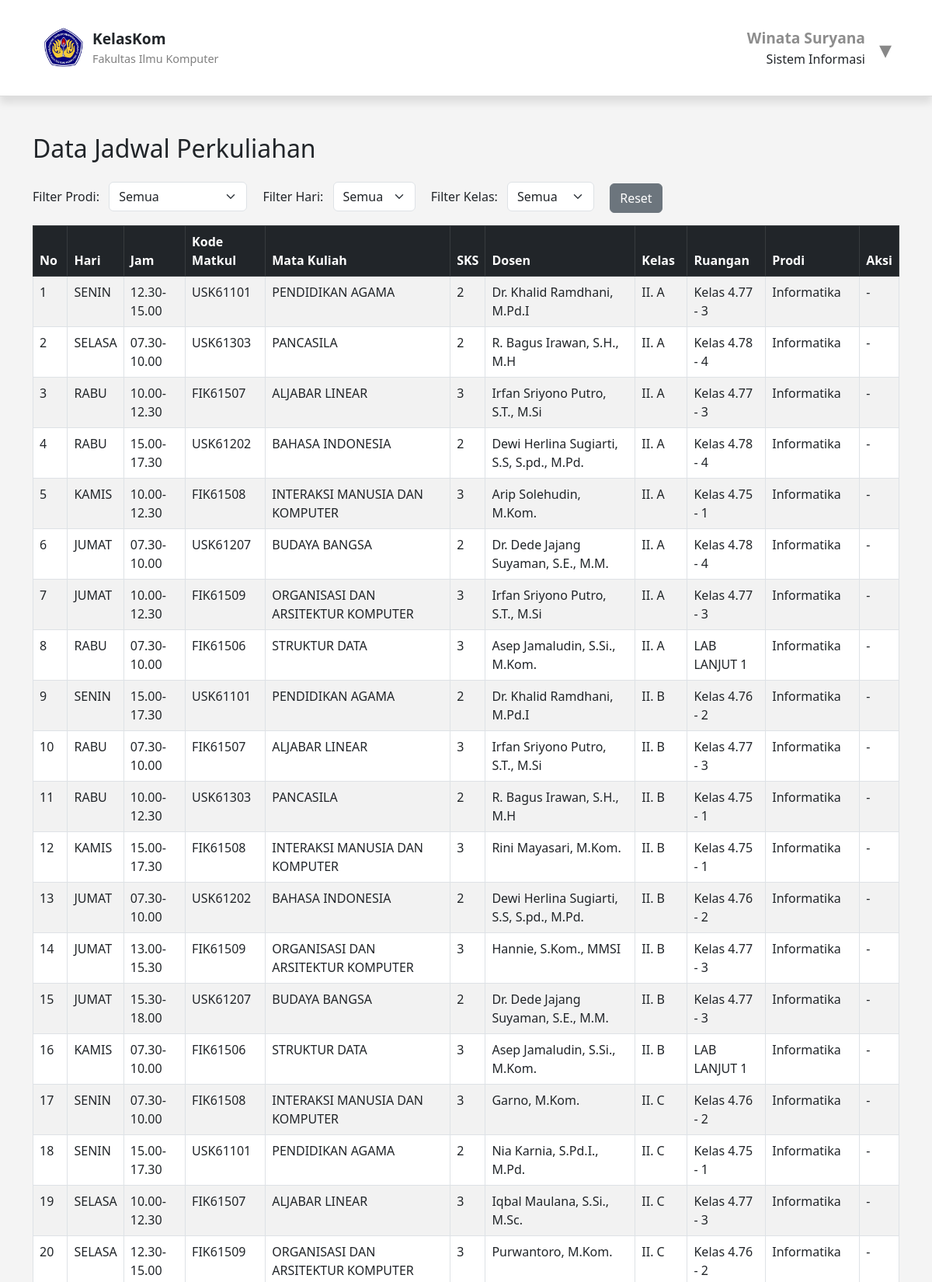
Page /KelasKom/PHP/TampilanJadwalKelas.php (signed in, upper part) on the committed database.
### tables this page shows
CREATE TABLE `dosmhs` (
  `id_dosmhs` int(11) NOT NULL,
  `username` varchar(50) NOT NULL,
  `prodi` varchar(50) NOT NULL,
  `password` varchar(100) NOT NULL
);

CREATE TABLE `jadwal_matkul` (
  `id` int(11) NOT NULL,
  `hari` varchar(20) NOT NULL,
  `jam` varchar(20) NOT NULL,
  `kode_matkul` varchar(20) NOT NULL,
  `mata_kuliah` varchar(100) NOT NULL,
  `sks` int(1) NOT NULL,
  `dosen` varchar(100) NOT NULL,
  `kelas` varchar(20) NOT NULL,
  `ruangan` varchar(20) NOT NULL,
  `prodi` varchar(20) NOT NULL
);

### KelasKom/PHP/TampilanJadwalKelas.php (the view, shortened to what this page needs)
<?php
include 'DbKelasKom.php';
$userType = '';
$userIdentifier = '';
if (isset($_SESSION['username'])) {
    $username = mysqli_real_escape_string($conn, $_SESSION['username']);
    $query_admin = mysqli_query($conn, "SELECT username FROM admin WHERE username = '$username'");
    if (mysqli_num_rows($query_admin) > 0) {
        $userType = 'Admin';
        $userIdentifier = $username;
    } else {
        $query_dosmhs = mysqli_query($conn, "SELECT username, prodi FROM dosmhs WHERE username = '$username'");
        if ($data = mysqli_fetch_assoc($query_dosmhs)) {
            $prodi = $data['prodi'];
            $query_dosen = mysqli_query($conn, "SELECT dosen FROM jadwal_matkul WHERE dosen = '$username'");
            if (mysqli_num_rows($query_dosen) > 0) {
                $userType = 'Dosen';
                $userIdentifier = $username;
            } else {
                $userType = ($prodi === 'Sistem Informasi' ? 'Sistem Informasi' : 'Informatika');
                $userIdentifier = $data['username'];
            }
        }
    }
}
$query = "SELECT * FROM jadwal_matkul";
$stmt = $conn->prepare($query);
$stmt->execute();
$result = $stmt->get_result();
?>
<!DOCTYPE html>
<html>
<head>
    <link href="https://cdn.jsdelivr.net/npm/bootstrap@5.3.0/dist/css/bootstrap.min.css" rel="stylesheet">
    <link rel="stylesheet" href="../CSS/JadwalKelas.css">
</head>
<body>
    <header>
        <div class="logo-section">
            <img src="../PIC/logo.png" alt="Logo Fasilkom" />
            <div class="logo-text">
                <span>KelasKom</span>
                <span>Fakultas Ilmu Komputer</span>
            </div>
        </div>
        <div class="user-dropdown">
            <label for="toggle-dropdown" class="user-label">
                <div class="user-label-content">
                    <div class="user-info">
                        <strong><?php echo htmlspecialchars($userIdentifier); ?></strong><br />
                        <?php echo htmlspecialchars($userType); ?>
                    </div>
                    <span class="arrow">▾</span>
                </div>
            </label>
        </div>
    </header>
    <div class="container mt-5">
        <h2 class="mb-4">Data Jadwal Perkuliahan</h2>
        <div class="mb-3">
            <form method="GET" class="d-inline">
                <label for="prodi" class="me-2">Filter Prodi:</label>
                <select name="prodi" id="prodi" class="form-select d-inline w-auto" onchange="this.form.submit()">
                    <option value="">Semua</option>
                </select>
                <label for="hari" class="me-2 ms-3">Filter Hari:</label>
                <select name="hari" id="hari" class="form-select d-inline w-auto" onchange="this.form.submit()">
                    <option value="">Semua</option>
                </select>
                <label for="kelas" class="me-2 ms-3">Filter Kelas:</label>
                <select name="kelas" id="kelas" class="form-select d-inline w-auto" onchange="this.form.submit()">
                    <option value="">Semua</option>
                </select>
                <a href="TampilanJadwalKelas.php" class="btn btn-secondary ms-3">Reset</a>
            </form>
        </div>
        <table class="table table-bordered table-striped">
            <thead class="table-dark">
                <tr>
                    <th>No</th>
                    <th>Hari</th>
                    <th>Jam</th>
                    <th>Kode Matkul</th>
                    <th>Mata Kuliah</th>
                    <th>SKS</th>
                    <th>Dosen</th>
                    <th>Kelas</th>
                    <th>Ruangan</th>
                    <th>Prodi</th>
                    <th>Aksi</th>
                </tr>
            </thead>
            <tbody>
                <?php
                $no = 1;
                if ($result->num_rows > 0) {
                    while ($row = $result->fetch_assoc()) {
                        echo "<tr>
                            <td>$no</td>
                            <td>" . htmlspecialchars($row['hari']) . "</td>
                            <td>" . htmlspecialchars($row['jam']) . "</td>
                            <td>" . htmlspecialchars($row['kode_matkul']) . "</td>
                            <td>" . htmlspecialchars($row['mata_kuliah']) . "</td>
                            <td>" . htmlspecialchars($row['sks']) . "</td>
                            <td>" . htmlspecialchars($row['dosen']) . "</td>
                            <td>" . htmlspecialchars($row['kelas']) . "</td>
                            <td>" . htmlspecialchars($row['ruangan']) . "</td>
                            <td>" . htmlspecialchars($row['prodi']) . "</td>
                            <td>";
                        if ($userType === 'Admin') {
                            echo "<a href='EditJadwalKelas.php?id={$row['id']}' class='btn btn-warning btn-sm'>Edit</a>
                                  <a href='HapusJadwalKelas.php?id={$row['id']}' class='btn btn-danger btn-sm' onclick='return confirm(\"Yakin ingin menghapus?\")'>Hapus</a>";
                        } else {
                            echo "-";
                        }
                        echo "</td>
                        </tr>";
                        $no++;
                    }
                } else {
                    echo "<tr><td colspan='11' class='text-center'>Tidak ada data jadwal yang ditemukan.</td></tr>";
                }
                ?>
            </tbody>
        </table>
    </div>
</body>
</html>

### KelasKom/CSS/JadwalKelas.css (style rules this page uses)
* { box-sizing: border-box; text-decoration: none; }
body { margin: 0; font-family: 'Segoe UI', sans-serif; background: #f4f4f4; }
header { display: flex; justify-content: space-between; align-items: center; padding: 35px 32px; background-color: white; border-bottom: 1px solid #ddd; background-color: white; box-shadow: 0 8px 10px rgba(0, 0, 0, 0.1); }
.logo-section { display: flex; align-items: center; padding-left: 25px; }
.logo-section img { width: 50px; height: 50px; margin-right: 12px; }
.logo-text { display: flex; flex-direction: column; }
.logo-text span:first-child { font-weight: bold; font-size: 1.2em; }
.logo-text span:last-child { font-size: 0.9em; color: gray; }
.user-info { text-align: right; margin-right: 32px; }
.user-info strong { font-size: 1.2em; color: #8d8d8d; }
.user-dropdown { position: relative; display: inline-block; }
.user-label { cursor: pointer; display: inline-block; text-align: right; }
.user-label-content { display: flex; align-items: center; gap: 6px; }
.arrow { margin-left: -20px; margin-right: 20px; font-size: 2.0em; color: #888; position: relative; top: 2px; cursor: pointer; transition: color 0.2s ease; }

### rows in the picture
dosmhs: username "Winata Suryana", prodi "Sistem Informasi"
jadwal_matkul: hari "SENIN", jam "12.30-15.00", kode_matkul "USK61101", mata_kuliah "PENDIDIKAN AGAMA", sks "2", dosen "Dr. Khalid Ramdhani, M.Pd.I", kelas "II. A", ruangan "Kelas 4.77 - 3", prodi "Informatika"
jadwal_matkul: hari "SELASA", jam "07.30-10.00", kode_matkul "USK61303", mata_kuliah "PANCASILA", sks "2", dosen "R. Bagus Irawan, S.H., M.H", kelas "II. A", ruangan "Kelas 4.78 - 4", prodi "Informatika"
jadwal_matkul: hari "RABU", jam "10.00-12.30", kode_matkul "FIK61507", mata_kuliah "ALJABAR LINEAR", sks "3", dosen "Irfan Sriyono Putro, S.T., M.Si", kelas "II. A", ruangan "Kelas 4.77 - 3", prodi "Informatika"
jadwal_matkul: hari "RABU", jam "15.00-17.30", kode_matkul "USK61202", mata_kuliah "BAHASA INDONESIA", sks "2", dosen "Dewi Herlina Sugiarti, S.S, S.pd., M.Pd.", kelas "II. A", ruangan "Kelas 4.78 - 4", prodi "Informatika"
jadwal_matkul: hari "KAMIS", jam "10.00-12.30", kode_matkul "FIK61508", mata_kuliah "INTERAKSI MANUSIA DAN KOMPUTER", sks "3", dosen "Arip Solehudin, M.Kom.", kelas "II. A", ruangan "Kelas 4.75 - 1", prodi "Informatika"
jadwal_matkul: hari "JUMAT", jam "07.30-10.00", kode_matkul "USK61207", mata_kuliah "BUDAYA BANGSA", sks "2", dosen "Dr. Dede Jajang Suyaman, S.E., M.M.", kelas "II. A", ruangan "Kelas 4.78 - 4", prodi "Informatika"
jadwal_matkul: hari "JUMAT", jam "10.00-12.30", kode_matkul "FIK61509", mata_kuliah "ORGANISASI DAN ARSITEKTUR KOMPUTER", sks "3", dosen "Irfan Sriyono Putro, S.T., M.Si", kelas "II. A", ruangan "Kelas 4.77 - 3", prodi "Informatika"
jadwal_matkul: hari "RABU", jam "07.30-10.00", kode_matkul "FIK61506", mata_kuliah "STRUKTUR DATA", sks "3", dosen "Asep Jamaludin, S.Si., M.Kom.", kelas "II. A", ruangan "LAB LANJUT 1", prodi "Informatika"
jadwal_matkul: hari "SENIN", jam "15.00-17.30", kode_matkul "USK61101", mata_kuliah "PENDIDIKAN AGAMA", sks "2", dosen "Dr. Khalid Ramdhani, M.Pd.I", kelas "II. B", ruangan "Kelas 4.76 - 2", prodi "Informatika"
jadwal_matkul: hari "RABU", jam "07.30-10.00", kode_matkul "FIK61507", mata_kuliah "ALJABAR LINEAR", sks "3", dosen "Irfan Sriyono Putro, S.T., M.Si", kelas "II. B", ruangan "Kelas 4.77 - 3", prodi "Informatika"
jadwal_matkul: hari "RABU", jam "10.00-12.30", kode_matkul "USK61303", mata_kuliah "PANCASILA", sks "2", dosen "R. Bagus Irawan, S.H., M.H", kelas "II. B", ruangan "Kelas 4.75 - 1", prodi "Informatika"
jadwal_matkul: hari "KAMIS", jam "15.00-17.30", kode_matkul "FIK61508", mata_kuliah "INTERAKSI MANUSIA DAN KOMPUTER", sks "3", dosen "Rini Mayasari, M.Kom.", kelas "II. B", ruangan "Kelas 4.75 - 1", prodi "Informatika"
jadwal_matkul: hari "JUMAT", jam "07.30-10.00", kode_matkul "USK61202", mata_kuliah "BAHASA INDONESIA", sks "2", dosen "Dewi Herlina Sugiarti, S.S, S.pd., M.Pd.", kelas "II. B", ruangan "Kelas 4.76 - 2", prodi "Informatika"
jadwal_matkul: hari "JUMAT", jam "13.00-15.30", kode_matkul "FIK61509", mata_kuliah "ORGANISASI DAN ARSITEKTUR KOMPUTER", sks "3", dosen "Hannie, S.Kom., MMSI", kelas "II. B", ruangan "Kelas 4.77 - 3", prodi "Informatika"
jadwal_matkul: hari "JUMAT", jam "15.30-18.00", kode_matkul "USK61207", mata_kuliah "BUDAYA BANGSA", sks "2", dosen "Dr. Dede Jajang Suyaman, S.E., M.M.", kelas "II. B", ruangan "Kelas 4.77 - 3", prodi "Informatika"
jadwal_matkul: hari "KAMIS", jam "07.30-10.00", kode_matkul "FIK61506", mata_kuliah "STRUKTUR DATA", sks "3", dosen "Asep Jamaludin, S.Si., M.Kom.", kelas "II. B", ruangan "LAB LANJUT 1", prodi "Informatika"
jadwal_matkul: hari "SENIN", jam "07.30-10.00", kode_matkul "FIK61508", mata_kuliah "INTERAKSI MANUSIA DAN KOMPUTER", sks "3", dosen "Garno, M.Kom.", kelas "II. C", ruangan "Kelas 4.76 - 2", prodi "Informatika"
jadwal_matkul: hari "SENIN", jam "15.00-17.30", kode_matkul "USK61101", mata_kuliah "PENDIDIKAN AGAMA", sks "2", dosen "Nia Karnia, S.Pd.I., M.Pd.", kelas "II. C", ruangan "Kelas 4.75 - 1", prodi "Informatika"
jadwal_matkul: hari "SELASA", jam "10.00-12.30", kode_matkul "FIK61507", mata_kuliah "ALJABAR LINEAR", sks "3", dosen "Iqbal Maulana, S.Si., M.Sc.", kelas "II. C", ruangan "Kelas 4.77 - 3", prodi "Informatika"
jadwal_matkul: hari "SELASA", jam "12.30-15.00", kode_matkul "FIK61509", mata_kuliah "ORGANISASI DAN ARSITEKTUR KOMPUTER", sks "3", dosen "Purwantoro, M.Kom.", kelas "II. C", ruangan "Kelas 4.76 - 2", prodi "Informatika"
